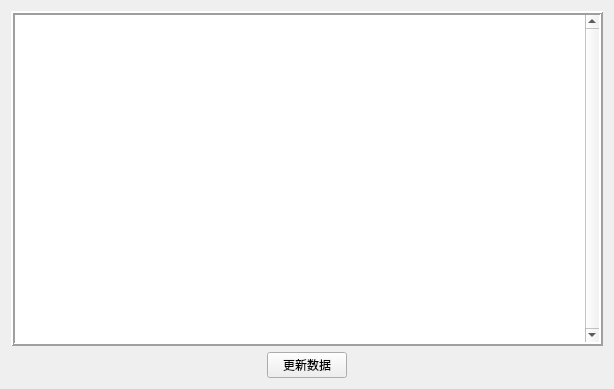
<?xml version="1.0" encoding="UTF-8"?>
<ui version="4.0">
 <class>Excel_Data</class>
 <widget class="QWidget" name="Excel_Data">
  <property name="geometry">
   <rect>
    <x>0</x>
    <y>0</y>
    <width>614</width>
    <height>389</height>
   </rect>
  </property>
  <property name="windowTitle">
   <string>Form</string>
  </property>
  <layout class="QGridLayout" name="gridLayout">
   <item row="0" column="0">
    <widget class="QTableView" name="tableView_farm">
     <property name="frameShape">
      <enum>QFrame::Box</enum>
     </property>
     <property name="frameShadow">
      <enum>QFrame::Raised</enum>
     </property>
     <property name="lineWidth">
      <number>2</number>
     </property>
     <property name="verticalScrollBarPolicy">
      <enum>Qt::ScrollBarAlwaysOn</enum>
     </property>
     <property name="textElideMode">
      <enum>Qt::ElideMiddle</enum>
     </property>
     <property name="gridStyle">
      <enum>Qt::SolidLine</enum>
     </property>
    </widget>
   </item>
   <item row="1" column="0">
    <layout class="QHBoxLayout" name="horizontalLayout">
     <item>
      <spacer name="horizontalSpacer">
       <property name="orientation">
        <enum>Qt::Horizontal</enum>
       </property>
       <property name="sizeHint" stdset="0">
        <size>
         <width>40</width>
         <height>20</height>
        </size>
       </property>
      </spacer>
     </item>
     <item>
      <widget class="QPushButton" name="pushButton_update">
       <property name="text">
        <string>更新数据</string>
       </property>
      </widget>
     </item>
     <item>
      <spacer name="horizontalSpacer_3">
       <property name="orientation">
        <enum>Qt::Horizontal</enum>
       </property>
       <property name="sizeHint" stdset="0">
        <size>
         <width>40</width>
         <height>20</height>
        </size>
       </property>
      </spacer>
     </item>
    </layout>
   </item>
  </layout>
 </widget>
 <resources/>
 <connections/>
</ui>
